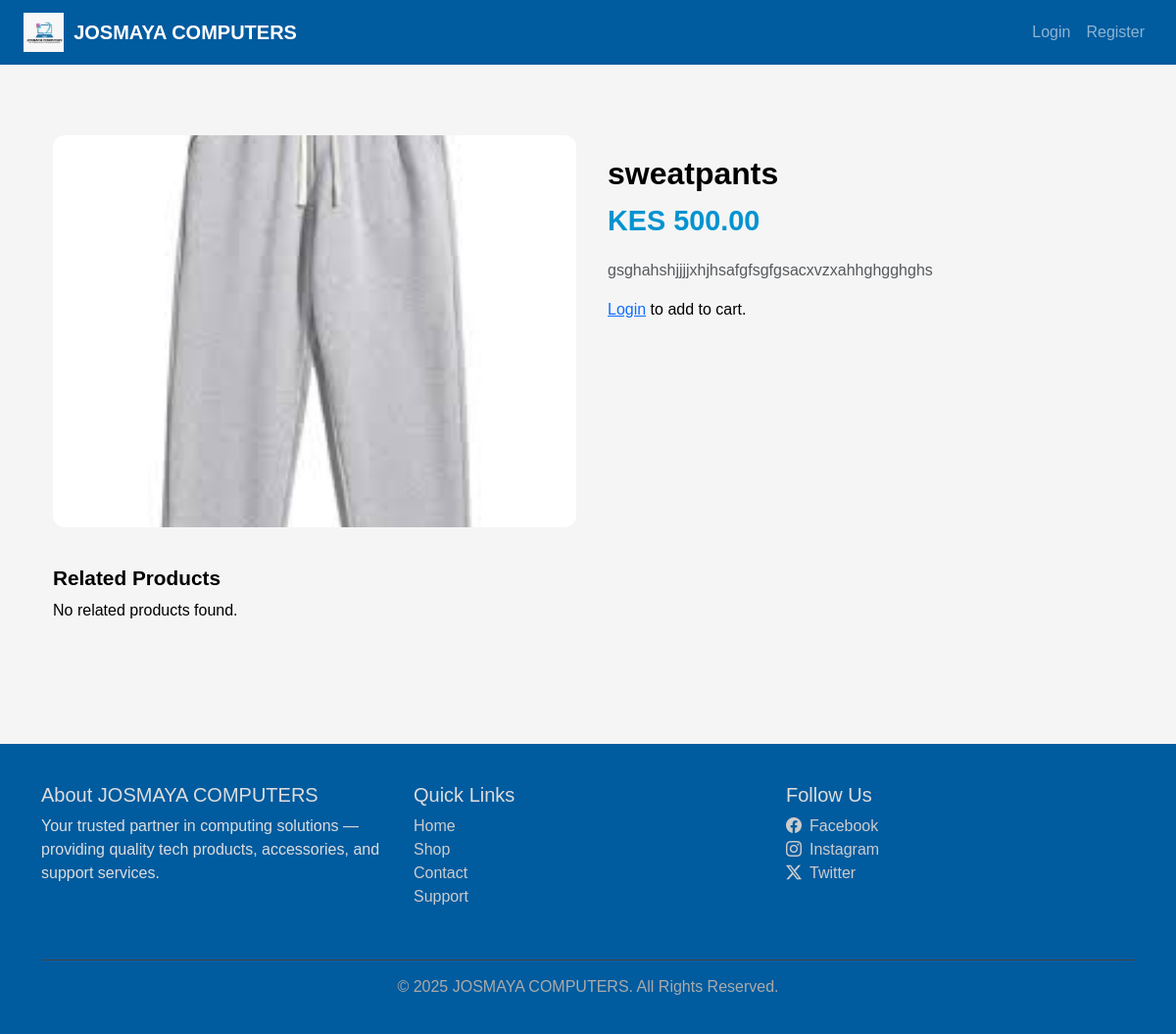
/product/1/, run on the app's committed database.
### store/models.py (models this page shows, shortened)
class Product(models.Model):
    name = models.CharField(max_length=200)
    price = models.DecimalField(max_digits=8, decimal_places=2)
    description = models.TextField()
    image = models.ImageField(upload_to='products/')
    category = models.ForeignKey(Category, on_delete=models.SET_NULL, null=True, blank=True)

### store/views.py (the view)
# urls.py: path('product/<int:product_id>/', views.product_detail, name='product_detail'),
def product_detail(request, product_id):
    product = get_object_or_404(Product, id=product_id)
    related_products = Product.objects.filter(
        category=product.category
    ).exclude(id=product_id)[:4]
    return render(request, 'store/product_detail.html', {
        'product': product,
        'related_products': related_products
    })

### store/templates/store/product_detail.html (shortened to what this page needs)
{% extends 'store/base.html' %}
{% load static %}
{% block content %}
<div class="container py-5 product-page">
  <div class="row">
    <div class="col-md-6">
      <img src="{{ product.image.url }}" alt="{{ product.name }}">
    </div>
    <div class="col-md-6 product-info">
      <h2 class="fw-bold">{{ product.name }}</h2>
      <p class="price-tag">KES {{ product.price }}</p>
      <p class="text-muted">{{ product.description }}</p>
      {% if user.is_authenticated %}
      <form method="post" action="{% url 'add_to_cart' product.id %}">
        {% csrf_token %}
        <label class="fw-semibold">Quantity:</label>
        <input type="number" name="quantity" min="1" value="1" class="form-control w-25 mb-3">
        <button type="submit" class="add-btn">
          <i class="bi bi-cart-plus"></i> Add to Cart
        </button>
      </form>
      {% else %}
        <p><a href="{% url 'login' %}">Login</a> to add to cart.</p>
      {% endif %}
    </div>
  </div>
  <h3 class="related-title">Related Products</h3>
<div class="row related">
    {% for item in related_products %}
        <div class="col-md-3 mb-4">
            <a href="{% url 'product_detail' item.id %}" class="text-decoration-none text-dark">
              <img src="{{ item.image.url }}" class="mb-2">
              <p class="fw-semibold">{{ item.name|truncatechars:30 }}</p>
              <p class="text-primary fw-bold">KES {{ item.price }}</p>
            </a>
        </div>
    {% empty %}
        <p>No related products found.</p>
    {% endfor %}
</div>
</div>
{% endblock %}

### store/templates/store/base.html (style rules this page uses)
:root { --primary-blue: #0093D0; --dark-blue: #005B9F; --accent-purple: #A65CBF; --accent-green: #7AC142; --text-dark: #000; --bg-light: #F5F5F5; }
body { background-color: var(--bg-light); color: var(--text-dark); font-family: 'Poppins', sans-serif; }

### store/templates/store/product_detail.html (style rules this page uses)
.product-page img { width: 100%; max-height: 400px; object-fit: cover; border-radius: 12px; }
.product-info { padding: 20px; }
.price-tag { font-size: 1.8rem; font-weight: 700; color: var(--primary-blue); }
.related-title { margin-top: 40px; font-weight: 700; font-size: 1.3rem; }

### data on the page
Product: image (picture), name "sweatpants", price "500.00", description "gsghahshjjjjxhjhsafgfsgfgsacxvzxahhghgghghs"
